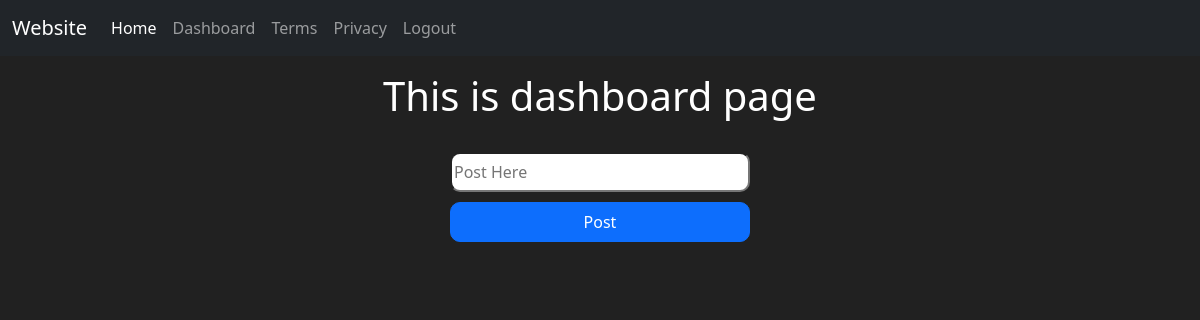
The app's page /dashboard (signed in), older data.
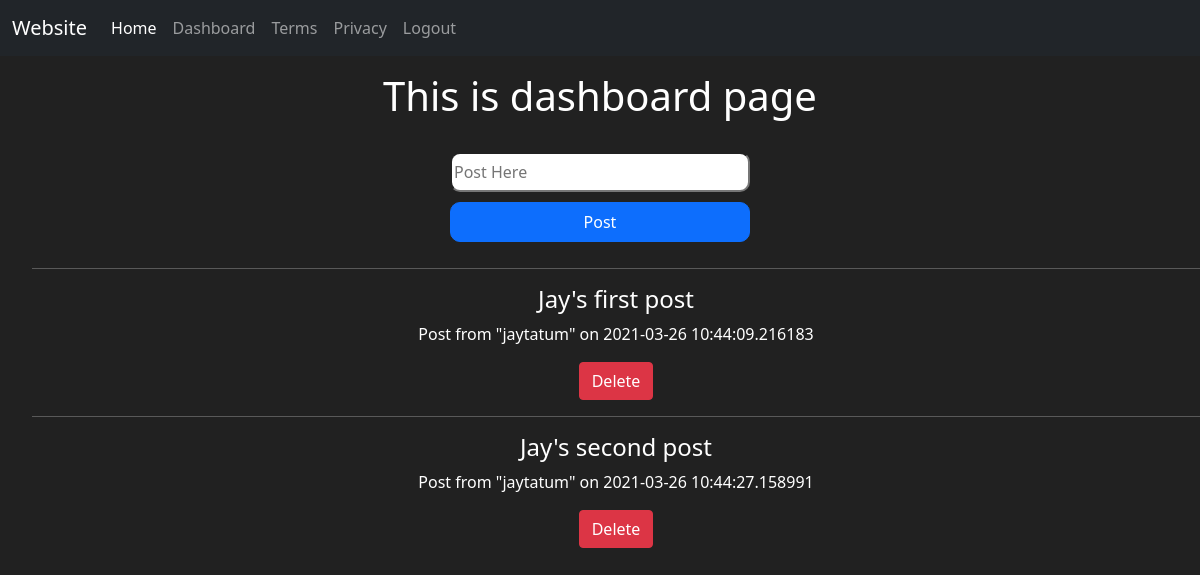
The same page, newer data.
### tables this page shows
CREATE TABLE posts(
        post_id INTEGER PRIMARY KEY AUTOINCREMENT,
        user_id INTEGER,
        post TEXT,
        post_date datetime,
        FOREIGN KEY (user_id) REFERENCES users (pk)
        );

CREATE TABLE users(
        pk INTEGER PRIMARY KEY AUTOINCREMENT,
        username VARCHAR(16),
        email VARCHAR(32),
        password VARCHAR(32),
        age INTEGER,
        reg_date datetime);

### flask_app.py (the view)
@app.route('/dashboard', methods=['GET', 'POST'])
def dashboard():
    if request.method == "POST":
        user = session['username']
        post = request.form.get('post')
        if post:
            model.do_post(user, post)
        return redirect(url_for("dashboard"))
    else:
        if 'username' in session:
            user = session['username']
            table = model.get_dashboard(user)
            return render_template('dashboard.html', table=table)
        else:
            return redirect(url_for('login'))

### flask_app.py (called while the page is built)
@app.before_request
def before_request():
    g.username = None
    if 'username' in session:
        g.username = session['username']

### model.py (called while the page is built)
def get_dashboard(user):
    conn = sqlite3.connect('table.db', check_same_thread=False)
    cursor = conn.cursor()
    cursor.execute(f"""SELECT pk FROM users WHERE username="{user}";""")
    user_id = cursor.fetchone()[0]
    cursor.execute(f"""SELECT * FROM posts JOIN users ON user_id=pk WHERE user_id={user_id} ORDER BY reg_date DESC;""")
    user_posts = cursor.fetchall()
    conn.commit()
    cursor.close()
    conn.close()
    return user_posts

### templates/dashboard.html (shortened to what this page needs)
{% extends "structure.html" %}
{% block body %}
    <h1>This is dashboard page</h1>
    <br>
    <form action="/dashboard" method="post">
        <input type="text" name="post" placeholder="Post Here" class="post">
        <br>
        <button type="submit" class="but btn btn-primary">Post</button>
    </form>
        <ul>
        {% for t in table %}
        <hr>
            <form action="/delete" method="post">
                <h4>{{t[2]}}</h4>
                <p>Post from "{{t[5]}}" on {{t[3]}}</p>
                <button type="submit" class="btn btn-danger">Delete</button>
            </form>
        {% endfor %}
        </ul>
{% endblock %}

### templates/structure.html (shortened to what this page needs)
<!DOCTYPE html>
<html>
    <head>
        <link href="https://cdn.jsdelivr.net/npm/bootstrap@5.0.0-beta2/dist/css/bootstrap.min.css" rel="stylesheet">
        <link href="static/css/structure.css" rel="stylesheet">
    </head>
    <body>
            <nav class="navbar fixed-top navbar-expand-lg navbar-dark bg-dark">
                <div class="container-fluid">
                  <a class="navbar-brand" href="{{ url_for('home') }}">Website</a>
                  <div class="collapse navbar-collapse" id="navbarNav">
                    <ul class="navbar-nav">
                      <li class="nav-item">
                        <a class="nav-link active" aria-current="page" href="{{ url_for('home') }}">Home</a>
                      </li>
                      <li class="nav-item">
                        <a class="nav-link" href="{{ url_for('dashboard') }}">Dashboard</a>
                      </li>
                      <li class="nav-item">
                        <a class="nav-link" href="{{ url_for('terms') }}">Terms</a>
                      </li>
                      <li class="nav-item">
                        <a class="nav-link" href="{{ url_for('privacy') }}">Privacy</a>
                      </li>
                      {% if session['username'] %}
                        <li class="nav-item">
                            <a class="nav-link" href="{{ url_for('logout') }}">Logout</a>
                        </li>
                      {% endif %}
                    </ul>
                  </div>
                </div>
              </nav>
        <br><br><br>
        <div class="main">
            {% block body %}{% endblock %}
        </div>
    </body>
</html>

### static/css/structure.css (style rules this page uses)
body { background-color: #212121; color: white; text-align: center; }
.username, .email, .password, .age, .post { height: 40px; width: 300px; margin-bottom: 10px; border-radius: 10px; }
.but { height: 40px; width: 300px; margin-bottom: 10px; border-radius: 10px; }
a { color: gray; }

Row changes from the older to the newer data that the page shows:
added posts: post "Jay's first post", username "jaytatum", post_date "2021-03-26 10:44:09.216183"
added posts: post "Jay's second post", username "jaytatum", post_date "2021-03-26 10:44:27.158991"
